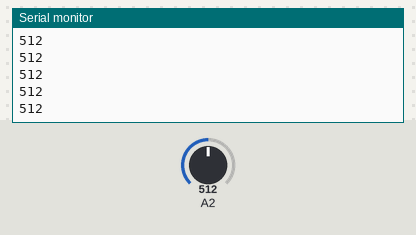
This sketch was run on a simulated Arduino Uno, built with avr-gcc and run on an emulated ATmega328P. Shown: the last lines printed to the serial monitor. The test bench sets the inputs (shaded band); at power-on: A2 = 512.

Above: at 1.2 s.
1.3 s: A2 set to 716
At 1.9 s:
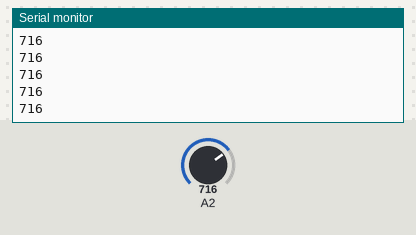
2.8 s: A2 set to 900
At 3.9 s:
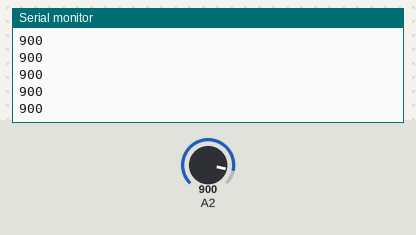
Timing chart, 0 to 5.8 s (numbered marks = the images above; inputs shaded):
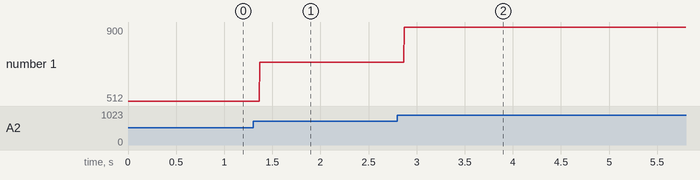

The sketch:

KY-037.ino
```cpp
void setup() {
  // initialize serial communication at 9600 bits per second:
  Serial.begin(9600);
}

// the loop routine runs over and over again forever:
void loop() {
  // read the input on analog pin 0:
  int sensorValue = analogRead(A2);
  // print out the value you read:
  Serial.println(sensorValue);
}
```

Measured:
- after the input at 1.3 s, the serial monitor: prints a new line after 0.07 s (image 1)
- after the input at 2.8 s, the serial monitor: prints a new line after 0.07 s (image 2)
- plotted number 1: 512 → 716 after the input at 1.3 s, 716 → 900 after the input at 2.8 s
